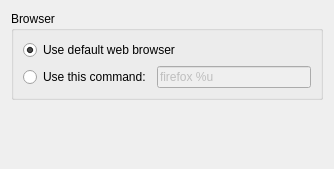
<?xml version="1.0" encoding="UTF-8"?>
<ui version="4.0">
 <author>Gary Cramblitt</author>
 <class>Akregator::SettingsBrowser</class>
 <widget class="QWidget" name="Akregator::SettingsBrowser">
  <property name="geometry">
   <rect>
    <x>0</x>
    <y>0</y>
    <width>334</width>
    <height>169</height>
   </rect>
  </property>
  <layout class="QVBoxLayout" name="verticalLayout" stretch="0,1">
   <item>
    <widget class="QGroupBox" name="externalBrowserGroupBox">
     <property name="title">
      <string>Browser</string>
     </property>
     <layout class="QGridLayout">
      <item row="1" column="1">
       <widget class="KLineEdit" name="kcfg_ExternalBrowserCustomCommand">
        <property name="enabled">
         <bool>false</bool>
        </property>
        <property name="text">
         <string>firefox %u</string>
        </property>
       </widget>
      </item>
      <item row="1" column="0">
       <widget class="QRadioButton" name="kcfg_ExternalBrowserUseCustomCommand">
        <property name="text">
         <string>Use this command:</string>
        </property>
       </widget>
      </item>
      <item row="0" column="0" colspan="2">
       <widget class="QRadioButton" name="kcfg_ExternalBrowserUseKdeDefault">
        <property name="text">
         <string>Use default web browser</string>
        </property>
        <property name="checked">
         <bool>true</bool>
        </property>
       </widget>
      </item>
     </layout>
    </widget>
   </item>
   <item>
    <spacer>
     <property name="orientation">
      <enum>Qt::Vertical</enum>
     </property>
     <property name="sizeHint" stdset="0">
      <size>
       <width>20</width>
       <height>1</height>
      </size>
     </property>
    </spacer>
   </item>
  </layout>
 </widget>
 <customwidgets>
  <customwidget>
   <class>KLineEdit</class>
   <extends>QLineEdit</extends>
   <header>klineedit.h</header>
  </customwidget>
 </customwidgets>
 <resources/>
 <connections/>
</ui>
